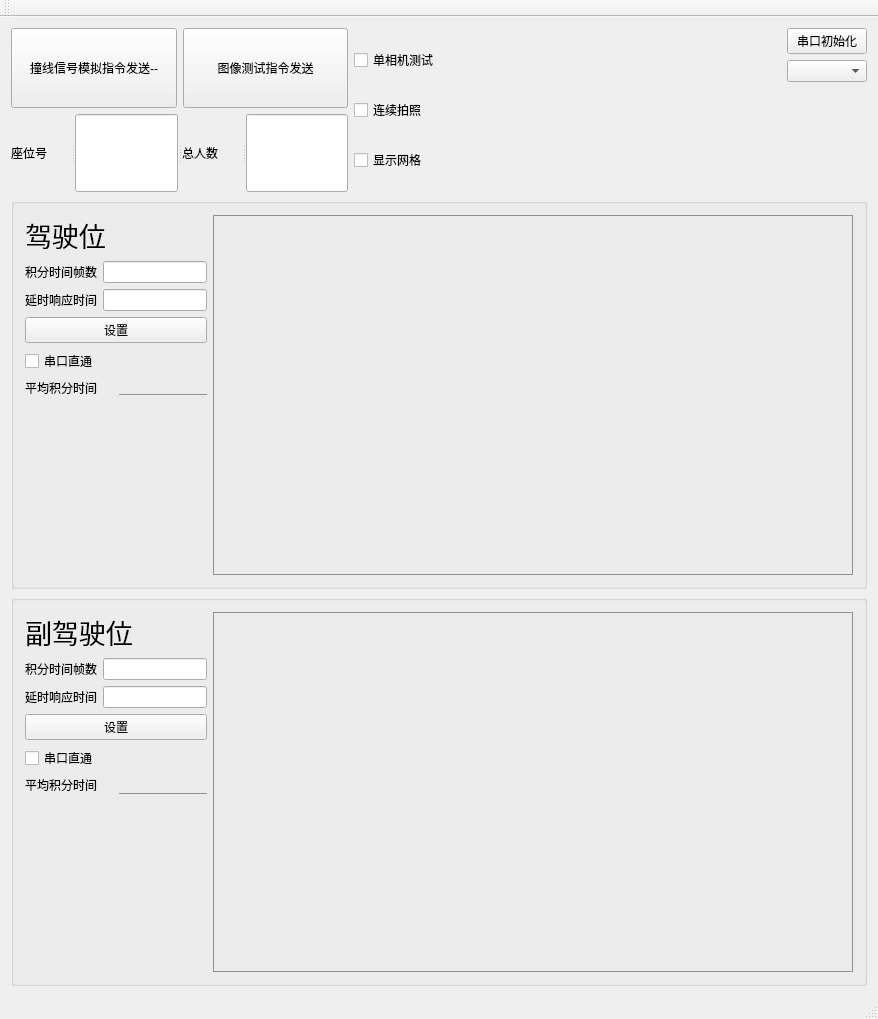
<?xml version="1.0" encoding="UTF-8"?>
<ui version="4.0">
 <class>MainWindow</class>
 <widget class="QMainWindow" name="MainWindow">
  <property name="geometry">
   <rect>
    <x>0</x>
    <y>0</y>
    <width>878</width>
    <height>1019</height>
   </rect>
  </property>
  <property name="windowTitle">
   <string>Two Camera</string>
  </property>
  <property name="styleSheet">
   <string notr="true"/>
  </property>
  <widget class="QWidget" name="centralWidget">
   <layout class="QGridLayout" name="gridLayout">
    <item row="0" column="0">
     <layout class="QVBoxLayout" name="verticalLayout_5">
      <item>
       <layout class="QHBoxLayout" name="horizontalLayout_9">
        <item>
         <widget class="QPushButton" name="pushButton_sendcommand">
          <property name="minimumSize">
           <size>
            <width>0</width>
            <height>80</height>
           </size>
          </property>
          <property name="text">
           <string>撞线信号模拟指令发送--</string>
          </property>
         </widget>
        </item>
        <item>
         <widget class="QPushButton" name="pushButton_imagecommand">
          <property name="minimumSize">
           <size>
            <width>0</width>
            <height>80</height>
           </size>
          </property>
          <property name="text">
           <string>图像测试指令发送</string>
          </property>
         </widget>
        </item>
       </layout>
      </item>
      <item>
       <widget class="QSplitter" name="splitter">
        <property name="orientation">
         <enum>Qt::Horizontal</enum>
        </property>
        <widget class="QLabel" name="label">
         <property name="sizePolicy">
          <sizepolicy hsizetype="Fixed" vsizetype="Preferred">
           <horstretch>0</horstretch>
           <verstretch>0</verstretch>
          </sizepolicy>
         </property>
         <property name="minimumSize">
          <size>
           <width>60</width>
           <height>0</height>
          </size>
         </property>
         <property name="maximumSize">
          <size>
           <width>60</width>
           <height>16777215</height>
          </size>
         </property>
         <property name="sizeIncrement">
          <size>
           <width>300</width>
           <height>0</height>
          </size>
         </property>
         <property name="baseSize">
          <size>
           <width>300</width>
           <height>0</height>
          </size>
         </property>
         <property name="text">
          <string>座位号</string>
         </property>
        </widget>
        <widget class="QLineEdit" name="lineEdit_seatnum">
         <property name="sizePolicy">
          <sizepolicy hsizetype="Preferred" vsizetype="Fixed">
           <horstretch>0</horstretch>
           <verstretch>0</verstretch>
          </sizepolicy>
         </property>
        </widget>
        <widget class="QLabel" name="label_2">
         <property name="sizePolicy">
          <sizepolicy hsizetype="Fixed" vsizetype="Preferred">
           <horstretch>0</horstretch>
           <verstretch>0</verstretch>
          </sizepolicy>
         </property>
         <property name="minimumSize">
          <size>
           <width>60</width>
           <height>0</height>
          </size>
         </property>
         <property name="maximumSize">
          <size>
           <width>60</width>
           <height>16777215</height>
          </size>
         </property>
         <property name="baseSize">
          <size>
           <width>300</width>
           <height>0</height>
          </size>
         </property>
         <property name="text">
          <string>总人数</string>
         </property>
        </widget>
        <widget class="QLineEdit" name="lineEdit_total">
         <property name="sizePolicy">
          <sizepolicy hsizetype="Preferred" vsizetype="Fixed">
           <horstretch>0</horstretch>
           <verstretch>0</verstretch>
          </sizepolicy>
         </property>
        </widget>
       </widget>
      </item>
     </layout>
    </item>
    <item row="0" column="1">
     <layout class="QVBoxLayout" name="verticalLayout_4">
      <item>
       <widget class="QCheckBox" name="checkBox_onecamera">
        <property name="text">
         <string>单相机测试</string>
        </property>
       </widget>
      </item>
      <item>
       <widget class="QCheckBox" name="checkBox_Continuous">
        <property name="text">
         <string>连续拍照</string>
        </property>
       </widget>
      </item>
      <item>
       <widget class="QCheckBox" name="checkBox">
        <property name="text">
         <string>显示网格</string>
        </property>
       </widget>
      </item>
     </layout>
    </item>
    <item row="0" column="2">
     <spacer name="horizontalSpacer">
      <property name="orientation">
       <enum>Qt::Horizontal</enum>
      </property>
      <property name="sizeHint" stdset="0">
       <size>
        <width>40</width>
        <height>20</height>
       </size>
      </property>
     </spacer>
    </item>
    <item row="0" column="3">
     <layout class="QVBoxLayout" name="verticalLayout_3">
      <item>
       <widget class="QPushButton" name="pushButton_portInit">
        <property name="text">
         <string>串口初始化</string>
        </property>
       </widget>
      </item>
      <item>
       <widget class="QComboBox" name="comboBox_PortNO"/>
      </item>
      <item>
       <spacer name="verticalSpacer_3">
        <property name="orientation">
         <enum>Qt::Vertical</enum>
        </property>
        <property name="sizeHint" stdset="0">
         <size>
          <width>20</width>
          <height>40</height>
         </size>
        </property>
       </spacer>
      </item>
     </layout>
    </item>
    <item row="1" column="0" colspan="4">
     <widget class="QGroupBox" name="groupBox">
      <layout class="QHBoxLayout" name="horizontalLayout_8">
       <item>
        <layout class="QVBoxLayout" name="verticalLayout">
         <item>
          <widget class="QLabel" name="label_3">
           <property name="font">
            <font>
             <pointsize>20</pointsize>
            </font>
           </property>
           <property name="text">
            <string>驾驶位</string>
           </property>
          </widget>
         </item>
         <item>
          <layout class="QHBoxLayout" name="horizontalLayout_2">
           <item>
            <widget class="QLabel" name="label_5">
             <property name="text">
              <string>积分时间帧数</string>
             </property>
            </widget>
           </item>
           <item>
            <widget class="QLineEdit" name="lineEdit_integralframenum1"/>
           </item>
          </layout>
         </item>
         <item>
          <layout class="QHBoxLayout" name="horizontalLayout">
           <item>
            <widget class="QLabel" name="label_7">
             <property name="text">
              <string>延时响应时间</string>
             </property>
            </widget>
           </item>
           <item>
            <widget class="QLineEdit" name="lineEdit_delaycorrtime1"/>
           </item>
          </layout>
         </item>
         <item>
          <widget class="QPushButton" name="pushButton_1">
           <property name="text">
            <string>设置</string>
           </property>
          </widget>
         </item>
         <item>
          <widget class="QCheckBox" name="checkBox_SerialPortThrough1">
           <property name="text">
            <string>串口直通</string>
           </property>
          </widget>
         </item>
         <item>
          <layout class="QHBoxLayout" name="horizontalLayout_5">
           <item>
            <widget class="QLabel" name="label_10">
             <property name="sizePolicy">
              <sizepolicy hsizetype="Minimum" vsizetype="Preferred">
               <horstretch>0</horstretch>
               <verstretch>0</verstretch>
              </sizepolicy>
             </property>
             <property name="text">
              <string>平均积分时间</string>
             </property>
            </widget>
           </item>
           <item>
            <widget class="QLabel" name="label_intetime1">
             <property name="sizePolicy">
              <sizepolicy hsizetype="Preferred" vsizetype="Fixed">
               <horstretch>0</horstretch>
               <verstretch>0</verstretch>
              </sizepolicy>
             </property>
             <property name="styleSheet">
              <string notr="true">border: none;
        border-bottom: 1px solid rgb(145, 145, 145);</string>
             </property>
             <property name="text">
              <string/>
             </property>
            </widget>
           </item>
          </layout>
         </item>
         <item>
          <spacer name="verticalSpacer">
           <property name="orientation">
            <enum>Qt::Vertical</enum>
           </property>
           <property name="sizeHint" stdset="0">
            <size>
             <width>20</width>
             <height>40</height>
            </size>
           </property>
          </spacer>
         </item>
        </layout>
       </item>
       <item>
        <widget class="QLabel" name="showImageLabel_1">
         <property name="minimumSize">
          <size>
           <width>640</width>
           <height>360</height>
          </size>
         </property>
         <property name="maximumSize">
          <size>
           <width>640</width>
           <height>360</height>
          </size>
         </property>
         <property name="styleSheet">
          <string notr="true">border: 1px solid rgb(145,145, 145);</string>
         </property>
         <property name="text">
          <string/>
         </property>
        </widget>
       </item>
      </layout>
     </widget>
    </item>
    <item row="2" column="0" colspan="4">
     <widget class="QGroupBox" name="groupBox">
      <layout class="QHBoxLayout" name="horizontalLayout_7">
       <item>
        <layout class="QVBoxLayout" name="verticalLayout_2">
         <item>
          <widget class="QLabel" name="label_4">
           <property name="font">
            <font>
             <pointsize>20</pointsize>
            </font>
           </property>
           <property name="text">
            <string>副驾驶位</string>
           </property>
          </widget>
         </item>
         <item>
          <layout class="QHBoxLayout" name="horizontalLayout_3">
           <item>
            <widget class="QLabel" name="label_9">
             <property name="text">
              <string>积分时间帧数</string>
             </property>
            </widget>
           </item>
           <item>
            <widget class="QLineEdit" name="lineEdit_integralframenum2"/>
           </item>
          </layout>
         </item>
         <item>
          <layout class="QHBoxLayout" name="horizontalLayout_4">
           <item>
            <widget class="QLabel" name="label_8">
             <property name="text">
              <string>延时响应时间</string>
             </property>
            </widget>
           </item>
           <item>
            <widget class="QLineEdit" name="lineEdit_delaycorrtime2"/>
           </item>
          </layout>
         </item>
         <item>
          <widget class="QPushButton" name="pushButton_2">
           <property name="text">
            <string>设置</string>
           </property>
          </widget>
         </item>
         <item>
          <widget class="QCheckBox" name="checkBox_SerialPortThrough2">
           <property name="text">
            <string>串口直通</string>
           </property>
          </widget>
         </item>
         <item>
          <layout class="QHBoxLayout" name="horizontalLayout_6">
           <item>
            <widget class="QLabel" name="label_13">
             <property name="text">
              <string>平均积分时间</string>
             </property>
            </widget>
           </item>
           <item>
            <widget class="QLabel" name="label_intetime2">
             <property name="styleSheet">
              <string notr="true">border: none;
        border-bottom: 1px solid rgb(145, 145, 145);</string>
             </property>
             <property name="text">
              <string/>
             </property>
            </widget>
           </item>
          </layout>
         </item>
         <item>
          <spacer name="verticalSpacer_2">
           <property name="orientation">
            <enum>Qt::Vertical</enum>
           </property>
           <property name="sizeHint" stdset="0">
            <size>
             <width>20</width>
             <height>40</height>
            </size>
           </property>
          </spacer>
         </item>
        </layout>
       </item>
       <item>
        <widget class="QLabel" name="showImageLabel_2">
         <property name="minimumSize">
          <size>
           <width>640</width>
           <height>360</height>
          </size>
         </property>
         <property name="maximumSize">
          <size>
           <width>640</width>
           <height>360</height>
          </size>
         </property>
         <property name="styleSheet">
          <string notr="true">border: 1px solid rgb(145, 145, 145);</string>
         </property>
         <property name="text">
          <string/>
         </property>
        </widget>
       </item>
      </layout>
     </widget>
    </item>
   </layout>
  </widget>
  <widget class="QMenuBar" name="menuBar">
   <property name="geometry">
    <rect>
     <x>0</x>
     <y>0</y>
     <width>878</width>
     <height>23</height>
    </rect>
   </property>
  </widget>
  <widget class="QToolBar" name="mainToolBar">
   <attribute name="toolBarArea">
    <enum>TopToolBarArea</enum>
   </attribute>
   <attribute name="toolBarBreak">
    <bool>false</bool>
   </attribute>
  </widget>
  <widget class="QStatusBar" name="statusBar"/>
 </widget>
 <layoutdefault spacing="6" margin="11"/>
 <resources/>
 <connections/>
</ui>
